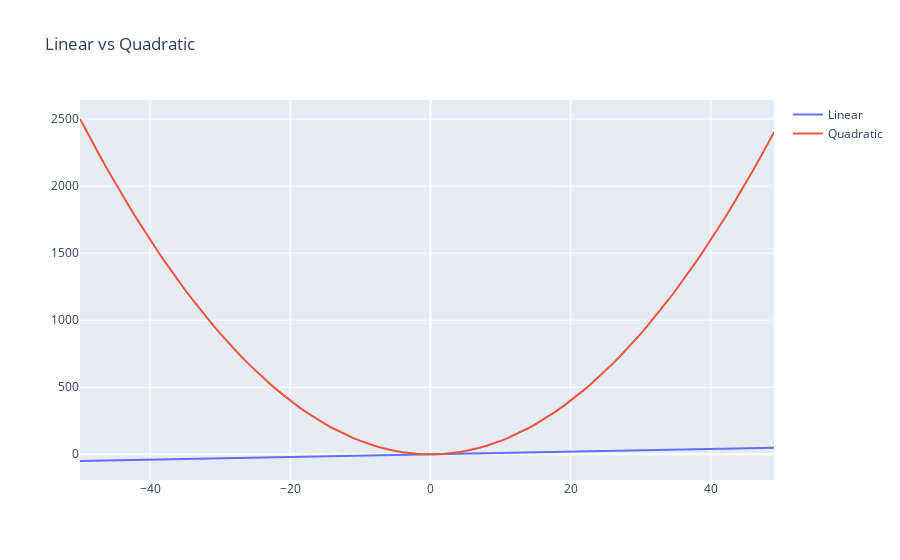

The notebook cell saved with this chart:
### Code cell
fig = go.Figure()
fig.add_trace(go.Scatter(x=x,y=x,name='Linear'))
fig.add_trace(go.Scatter(x=x,y=x**2,name='Quadratic'))
fig.update_layout(title='Linear vs Quadratic')

fig.show()

### Figure 1 — Plotly figure (JSON) as saved in the notebook; plotly's stock layout.template omitted (floating-point values rounded to 4 significant figures)
{"data": [{"name": "Linear", "type": "scatter", "x": [-50, -49, -48, -47, -46, -45, -44, -43, -42, -41, -40, -39, -38, -37, -36, -35, -34, -33, -32, -31, -30, -29, -28, -27, -26, -25, -24, -23, -22, -21, -20, -19, -18, -17, -16, -15, -14, -13, -12, -11, -10, -9, -8, -7, -6, -5, -4, -3, -2, -1, 0, 1, 2, 3, 4, 5, 6, 7, 8, 9, 10, 11, 12, 13, 14, 15, 16, 17, 18, 19, 20, 21, 22, 23, 24, 25, 26, 27, 28, 29, 30, 31, 32, 33, 34, 35, 36, 37, 38, 39, 40, 41, 42, 43, 44, 45, 46, 47, 48, 49], "y": [-50, -49, -48, -47, -46, -45, -44, -43, -42, -41, -40, -39, -38, -37, -36, -35, -34, -33, -32, -31, -30, -29, -28, -27, -26, -25, -24, -23, -22, -21, -20, -19, -18, -17, -16, -15, -14, -13, -12, -11, -10, -9, -8, -7, -6, -5, -4, -3, -2, -1, 0, 1, 2, 3, 4, 5, 6, 7, 8, 9, 10, 11, 12, 13, 14, 15, 16, 17, 18, 19, 20, 21, 22, 23, 24, 25, 26, 27, 28, 29, 30, 31, 32, 33, 34, 35, 36, 37, 38, 39, 40, 41, 42, 43, 44, 45, 46, 47, 48, 49]}, {"name": "Quadratic", "type": "scatter", "x": [-50, -49, -48, -47, -46, -45, -44, -43, -42, -41, -40, -39, -38, -37, -36, -35, -34, -33, -32, -31, -30, -29, -28, -27, -26, -25, -24, -23, -22, -21, -20, -19, -18, -17, -16, -15, -14, -13, -12, -11, -10, -9, -8, -7, -6, -5, -4, -3, -2, -1, 0, 1, 2, 3, 4, 5, 6, 7, 8, 9, 10, 11, 12, 13, 14, 15, 16, 17, 18, 19, 20, 21, 22, 23, 24, 25, 26, 27, 28, 29, 30, 31, 32, 33, 34, 35, 36, 37, 38, 39, 40, 41, 42, 43, 44, 45, 46, 47, 48, 49], "y": [2500, 2401, 2304, 2209, 2116, 2025, 1936, 1849, 1764, 1681, 1600, 1521, 1444, 1369, 1296, 1225, 1156, 1089, 1024, 961, 900, 841, 784, 729, 676, 625, 576, 529, 484, 441, 400, 361, 324, 289, 256, 225, 196, 169, 144, 121, 100, 81, 64, 49, 36, 25, 16, 9, 4, 1, 0, 1, 4, 9, 16, 25, 36, 49, 64, 81, 100, 121, 144, 169, 196, 225, 256, 289, 324, 361, 400, 441, 484, 529, 576, 625, 676, 729, 784, 841, 900, 961, 1024, 1089, 1156, 1225, 1296, 1369, 1444, 1521, 1600, 1681, 1764, 1849, 1936, 2025, 2116, 2209, 2304, 2401]}], "layout": {"title": {"text": "Linear vs Quadratic"}}}
